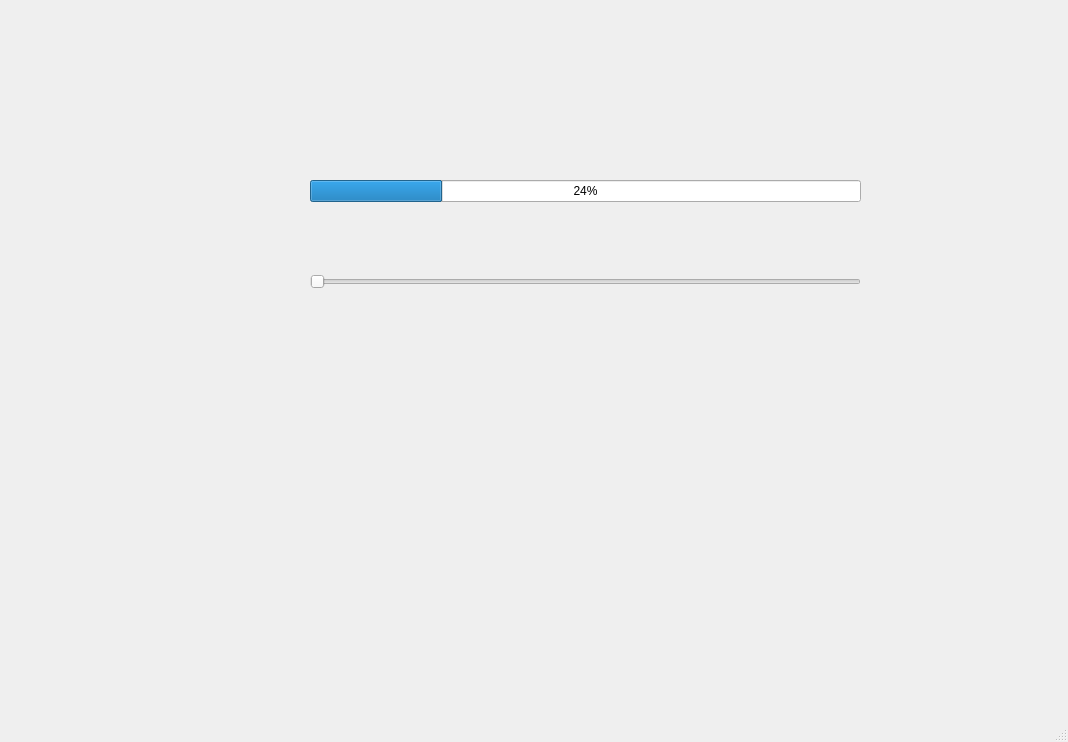
<?xml version="1.0" encoding="UTF-8"?>
<ui version="4.0">
 <class>MywWindow</class>
 <widget class="QMainWindow" name="MywWindow">
  <property name="geometry">
   <rect>
    <x>0</x>
    <y>0</y>
    <width>1068</width>
    <height>742</height>
   </rect>
  </property>
  <property name="windowTitle">
   <string>MywWindow</string>
  </property>
  <widget class="QWidget" name="centralwidget">
   <widget class="QWidget" name="">
    <property name="geometry">
     <rect>
      <x>310</x>
      <y>114</y>
      <width>551</width>
      <height>241</height>
     </rect>
    </property>
    <layout class="QVBoxLayout" name="verticalLayout">
     <item>
      <widget class="QProgressBar" name="myBar">
       <property name="value">
        <number>24</number>
       </property>
      </widget>
     </item>
     <item>
      <widget class="QSlider" name="horizontalSlider">
       <property name="orientation">
        <enum>Qt::Horizontal</enum>
       </property>
      </widget>
     </item>
    </layout>
   </widget>
  </widget>
  <widget class="QMenuBar" name="menubar">
   <property name="geometry">
    <rect>
     <x>0</x>
     <y>0</y>
     <width>1068</width>
     <height>25</height>
    </rect>
   </property>
  </widget>
  <widget class="QStatusBar" name="statusbar"/>
 </widget>
 <resources/>
 <connections/>
</ui>
